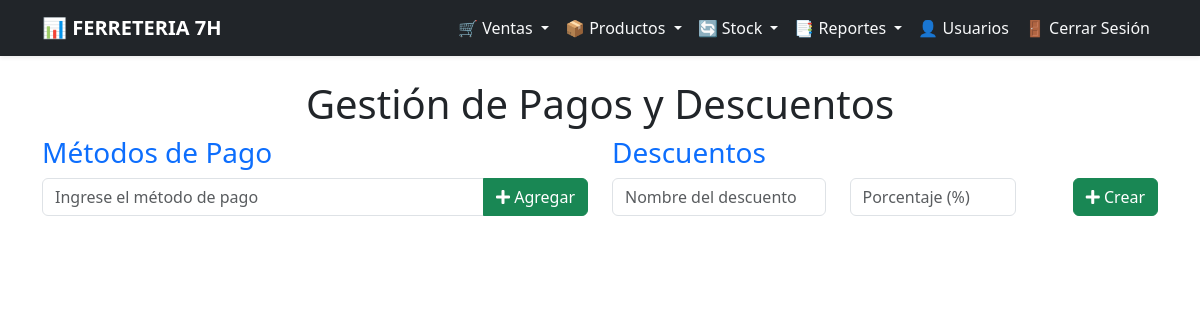
Page /sales/finances/ (signed in) on the earlier database version.
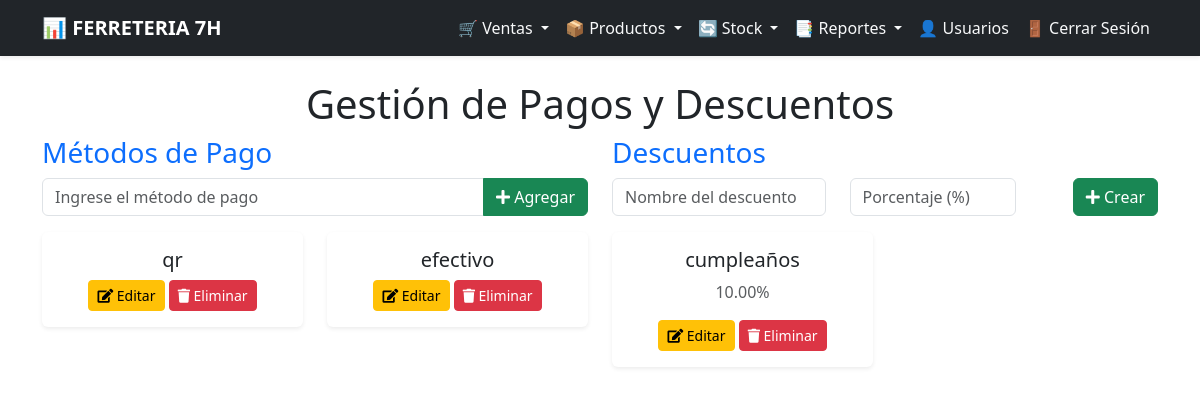
Same page on the later database version.
### sales/models.py (models this page shows, shortened)
class MetodoPago(models.Model):
    nombre = models.CharField(max_length=50, unique=True)

class Descuento(models.Model):
    nombre = models.CharField(max_length=100)
    porcentaje = models.DecimalField(
        max_digits=5,
        decimal_places=2,
        validators=[MinValueValidator(1), MaxValueValidator(100)]  # Limita entre 1 y 100
    )

### sales/views.py (the view, shortened to what this page needs)
# urls.py: path('finances/', ManageFinancesView.as_view(), name='manage_finances'),
@method_decorator(login_required, name='dispatch')
class ManageFinancesView(View):
    def get(self, request):
        metodos_pago = MetodoPago.objects.all()
        descuentos = Descuento.objects.all()
        return render(request, "manage_finances.html", {"metodos_pago": metodos_pago, "descuentos": descuentos})

### sales/templates/manage_finances.html (shortened to what this page needs)
{% extends 'base.html' %}
{% block content %}
<div class="container mt-4">
    <h1 class="text-center">Gestión de Pagos y Descuentos</h1>
    <div class="row">
        <div class="col-md-6">
            <h3 class="text-primary">Métodos de Pago</h3>
            <form method="POST" class="mb-3">
                <div class="input-group">
                    <input type="text" id="nombre_metodo" name="nombre_metodo" class="form-control" placeholder="Ingrese el método de pago" required>
                    <button type="submit" class="btn btn-success">
                        <i class="fas fa-plus"></i> Agregar
                    </button>
                </div>
            </form>
            <div class="row mt-3">
                {% for metodo in metodos_pago %}
                <div class="col-md-6">
                    <div class="card shadow-sm border-0 text-center">
                        <div class="card-body">
                            <h5 class="card-title">{{ metodo.nombre }}</h5>
                            <button class="btn btn-warning btn-sm" onclick="toggleEdit('editMetodo{{ metodo.id }}')">
                                <i class="fas fa-edit"></i> Editar
                            </button>
                            <form method="POST" action="{% url 'delete_method' metodo.id %}" style="display:inline;">
                                <button type="submit" class="btn btn-danger btn-sm">
                                    <i class="fas fa-trash"></i> Eliminar
                                </button>
                            </form>
                        </div>
                    </div>
                </div>
                {% endfor %}
            </div>
        </div>
        <div class="col-md-6">
            <h3 class="text-primary">Descuentos</h3>
            <form method="POST" class="mb-3">
                <div class="row">
                    <div class="col-md-5">
                        <input type="text" id="nombre_descuento" name="nombre_descuento" class="form-control" placeholder="Nombre del descuento" required>
                    </div>
                    <div class="col-md-4">
                        <input type="number" id="porcentaje" name="porcentaje" class="form-control" placeholder="Porcentaje (%)" min="1" required>
                    </div>
                    <div class="col-md-3 text-end">
                        <button type="submit" class="btn btn-success">
                            <i class="fas fa-plus"></i> Crear
                        </button>
                    </div>
                </div>
            </form>
            <div class="row mt-3">
                {% for descuento in descuentos %}
                <div class="col-md-6">
                    <div class="card shadow-sm border-0 text-center">
                        <div class="card-body">
                            <h5 class="card-title">{{ descuento.nombre }}</h5>
                            <p class="text-muted">{{ descuento.porcentaje }}%</p>
                            <button class="btn btn-warning btn-sm" onclick="toggleEdit('editDescuento{{ descuento.id }}')">
                                <i class="fas fa-edit"></i> Editar
                            </button>
                            <form method="POST" action="{% url 'delete_discount' descuento.id %}" style="display:inline;">
                                <button type="submit" class="btn btn-danger btn-sm">
                                    <i class="fas fa-trash"></i> Eliminar
                                </button>
                            </form>
                        </div>
                    </div>
                </div>
                {% endfor %}
            </div>
        </div>
    </div>
</div>
{% endblock %}

Differences in the rows shown:
added MetodoPago: nombre "qr"
added MetodoPago: nombre "efectivo"
added Descuento: nombre "cumpleaños", porcentaje "10.00"
